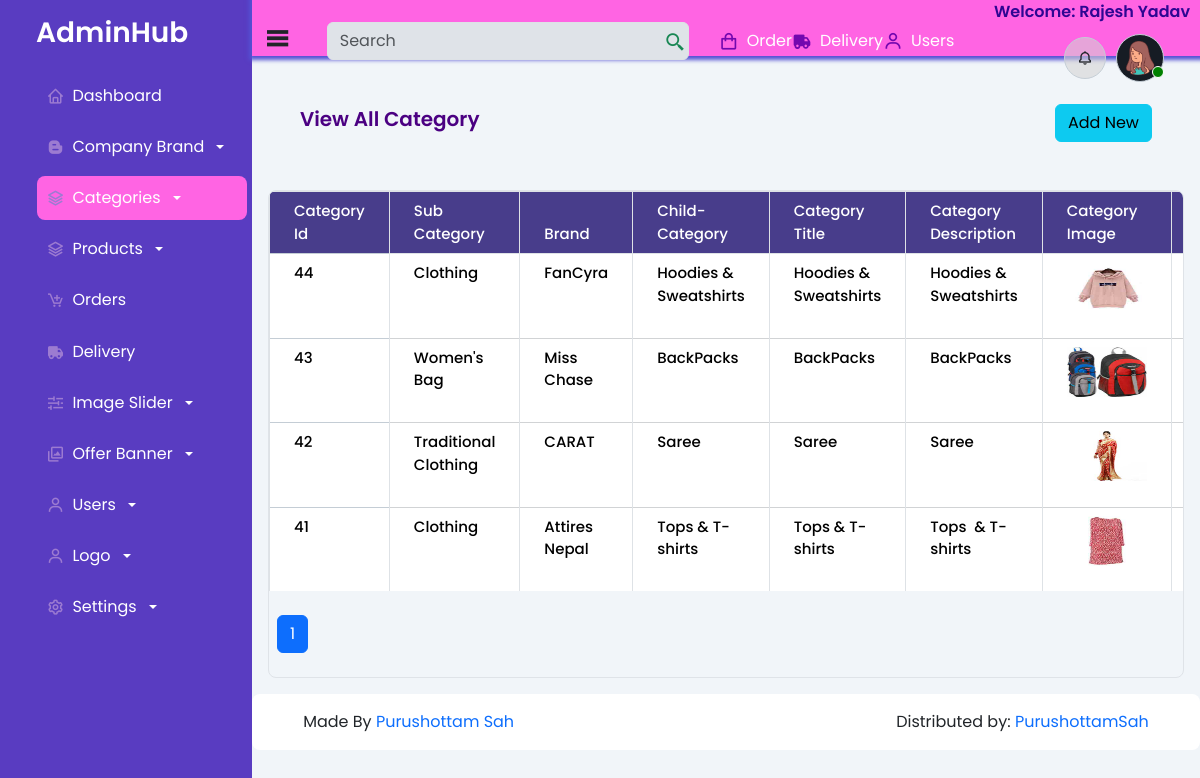
Screenshot of /admin/viewcategory.php (signed in) with the database file from the repository.
### tables this page shows
CREATE TABLE `categories_db` (
  `id` int(11) NOT NULL,
  `cate_name` int(11) NOT NULL,
  `cate_subcate` int(11) NOT NULL,
  `cate_subcate1` varchar(255) NOT NULL,
  `cate_subcate2` varchar(255) NOT NULL,
  `cate_slug_id` int(11) NOT NULL,
  `cate_desc` mediumtext NOT NULL,
  `cate_status` tinyint(4) NOT NULL DEFAULT 0,
  `cate_popular` tinyint(4) NOT NULL DEFAULT 0,
  `cate_img` varchar(255) NOT NULL,
  `cate_metatitle` varchar(255) NOT NULL,
  `cate_metadesc` text NOT NULL,
  `cate_metakeyword` varchar(1000) NOT NULL,
  `create_at` timestamp NOT NULL DEFAULT current_timestamp()
);

CREATE TABLE `subcate_db` (
  `sub_id` int(11) NOT NULL,
  `scate_name` varchar(255) NOT NULL,
  `c_catedesc` text NOT NULL,
  `s_cateimg` varchar(255) NOT NULL,
  `s_catestatus` tinyint(4) NOT NULL DEFAULT 0,
  `s_catepopular` tinyint(4) NOT NULL DEFAULT 0
);

CREATE TABLE `brand_db` (
  `b_id` int(11) NOT NULL,
  `b_name` varchar(255) NOT NULL,
  `b_image` varchar(255) NOT NULL,
  `b_metadesc` text NOT NULL,
  `b_status` tinyint(4) NOT NULL DEFAULT 0,
  `b_created_at` timestamp NOT NULL DEFAULT current_timestamp()
);

CREATE TABLE `child_cate_db` (
  `child_id` int(11) NOT NULL,
  `csubcate_name` varchar(255) NOT NULL,
  `c_catedesc` text NOT NULL,
  `c_cateimg` varchar(255) NOT NULL,
  `c_catepopular` tinyint(4) NOT NULL DEFAULT 0,
  `c_catestatus` tinyint(4) NOT NULL DEFAULT 0
);

### admin/viewcategory.php (the view, shortened to what this page needs)
<?php include "includes/header.php";
?>
<?php include "includes/sidebar.php" ?>
<?php include "includes/navbar.php" ?>
<section id="mainContent">
    <div class="viewcategory d-flex">
        <span>View All Category</span>
        <a href="addcategories.php"><span><button class="btn btn-info">Add New</button></span></a>
    </div>
    <div class="tableform">
        <div class="table-responsive">
            <table class="table table-striped table-hover table-bordered">
                <thead>
                    <tr class="bg-primary text-white order-header">
                        <th scope="col">Category Id</th>
                        <th scope="col">Sub Category</th>
                        <th scope="col">Brand</th>
                        <th scope="col">Child-Category</th>
                        <th scope="col">Category Title</th>
                        <th scope="col">Category Description</th>
                        <th scope="col">Category Image</th>
                        <th scope="col">Post Date</th>
                    </tr>
                </thead>
                <tbody>
                    <?php
                    $cate_limit = 5;
                    if (isset($_GET['page'])) {
                        $pages = $_GET['page'];
                    } else {
                        $pages = 1;
                    }
                    $offset = ($pages - 1) * $cate_limit;
                    require("process/config.php");
                    $viewcatesql = "SELECT * FROM categories_db
                    LEFT JOIN brand_db ON categories_db.cate_slug_id = brand_db.b_id
                    LEFT JOIN child_cate_db ON categories_db.cate_subcate = child_cate_db.child_id
                    LEFT JOIN subcate_db ON categories_db.cate_name = subcate_db.sub_id
                    ORDER BY categories_db.create_at DESC LIMIT $offset,$cate_limit";
                    $viewcatesql_query = mysqli_query($conn, $viewcatesql);
                    if ($viewcatesql_query->num_rows > 0) {
                        while ($row = $viewcatesql_query->fetch_assoc()) {
                    ?>
                            <tr>
                                <td><?= $row['id'] ?></td>
                                <td><?= $row['scate_name'] ?></td>
                                <td><?= $row['b_name'] ?></td>
                                <td><?= $row['csubcate_name'] ?></td>
                                <td><?= substr($row['cate_metatitle'], 0, 50) ?></td>
                                <td><?= substr($row['cate_metadesc'], 0, 50) ?></td>
                                <td><img src="process/upload/<?= $row['cate_img'] ?>" alt="viewcategoryImg" height="50" width="80"></td>
                                <td><?php echo date('d-Y-M', strtotime($row['create_at'])); ?></td>
                            </tr>
                    <?php
                        }
                    } else {
                        echo "<td><span>No Records Found!!</span></td>";
                    }
                    ?>
                </tbody>
            </table>
            <div class="table-pagination-bottom my-4 mx-2">
                <nav aria-label="Page navigation example">
                    <?php
                    require("process/config.php");
                    $cate_pagination = "SELECT * FROM categories_db LEFT JOIN brand_db ON categories_db.cate_slug_id = brand_db.b_name ORDER BY categories_db.create_at DESC";
                    $cate_pagination_query = mysqli_query($conn, $cate_pagination);
                    $cate_res = mysqli_num_rows($cate_pagination_query);
                    $cate_page = $cate_res;
                    $dispay_page = ceil($cate_page / $cate_limit);
                    ?>
                    <ul class="pagination">
                        <?php
                        for ($i = 1; $i <= $dispay_page; $i++) {
                            if ($i == $pages) {
                                $active = 'active';
                            } else {
                                $active = '';
                            }
                        ?>
                            <li class="page-item"><a class="page-link <?= $active ?>" href="viewcategory.php?page=<?= $i ?>"><?= $i ?></a></li>
                        <?php
                        }
                        ?>
                    </ul>
                </nav>
            </div>
        </div>
    </div>
</section>
<?php include "includes/footer.php" ?>

### admin/includes/header.php (shortened to what this page needs)
<!DOCTYPE html>
<html lang="en">
<head>
    <link rel="stylesheet" href="../css/jquery.bxslider.css">
    <link rel="stylesheet" href="../css/owl.carousel.min.css">
    <link rel="stylesheet" href="../css/owl.theme.default.min.css">
    <link rel="stylesheet" href="../css/bootstrap.min.css">
    <link rel="stylesheet" href="css/viewcategory.css">
    <link rel="stylesheet" href="css/bg.css">
    <link rel="stylesheet" href="//cdn.jsdelivr.net/npm/alertifyjs@1.13.1/build/css/alertify.min.css"/>
    <link rel="stylesheet" href="//cdn.jsdelivr.net/npm/alertifyjs@1.13.1/build/css/themes/bootstrap.min.css"/>
    <link rel="stylesheet" href="css/admins.css">
    <link rel="stylesheet" href="css/sidebar.css">
    <link rel="stylesheet" href="css/dashboards.css">
    <link rel="stylesheet" href="css/categories.css">
    <link rel="stylesheet" href="assets/responsive/main.css">
    <link href='https://unpkg.com/boxicons@2.1.4/css/boxicons.min.css' rel='stylesheet'>
    <link rel="stylesheet" href="https://cdnjs.cloudflare.com/ajax/libs/font-awesome/6.5.1/css/all.min.css">
</head>
<body>

### admin/includes/sidebar.php (shortened to what this page needs)
<?php
$side_page = substr($_SERVER['SCRIPT_NAME'], strrpos($_SERVER['SCRIPT_NAME'], '/') + 1);
?>
<div class="sidebar">
    <div class="side-title">
        AdminHub
    </div>
    <ul class="dashboard-component">
        <li class="dashboard-item <?= $side_page == 'admin.php' ? 'active' : '' ?>">
            <a href="admin.php">
                <i class="bx bx-home"></i>
                <span>Dashboard</span>
            </a>
        </li>
        <li class="dashboard-item <?= in_array($side_page, ['addbrand.php', 'viewbrand.php']) ? 'active' : ''; ?>">
            <div class="dropdown">
                <button class="btn btn-secondary dropdown-toggle" type="button" data-bs-toggle="dropdown" aria-expanded="false">
                    <i class='bx bxl-blogger'></i><span>Company Brand</span>
                </button>
            </div>
        </li>
        <li class="dashboard-item <?= in_array($side_page, ['addcategories.php', 'viewcategory.php']) ? 'active' : ''; ?>">
            <div class="dropdown">
                <button class="btn btn-secondary dropdown-toggle" type="button" data-bs-toggle="dropdown" aria-expanded="false">
                    <i class="bx bx-layer"></i><span>Categories</span>
                </button>
            </div>
        </li>
        <li class="dashboard-item <?= in_array($side_page, ['addproduct.php', 'viewproduct.php']) ? 'active' : ''; ?>">
            <div class="dropdown">
                <button class="btn btn-secondary dropdown-toggle" type="button" data-bs-toggle="dropdown" aria-expanded="false">
                    <i class="bx bx-layer"></i><span>Products</span>
                </button>
            </div>
        </li>
        <li class="dashboard-item">
            <a href="#"><i class="bx bx-cart-add"></i><span>Orders</span></a>
        </li>
        <li class="dashboard-item">
            <a href="#"><i class="bx bxs-truck"></i><span>Delivery</span></a>
        </li>
        <li class="dashboard-item <?= in_array($side_page, ['imageslider.php', 'viewslider.php']) ? 'active' : ''; ?>">
            <div class="dropdown">
                <button class="btn btn-secondary dropdown-toggle" type="button" data-bs-toggle="dropdown" aria-expanded="false">
                    <i class='bx bx-slider'></i><span>Image Slider</span>
                </button>
            </div>
        </li>
        <li class="dashboard-item <?= in_array($side_page, ['shop_banner.php', 'view_shop_banner.php']) ? 'active' : ''; ?>">
            <div class="dropdown">
                <button class="btn btn-secondary dropdown-toggle" type="button" data-bs-toggle="dropdown" aria-expanded="false">
                    <i class='bx bx-images'></i><span>Offer Banner</span>
                </button>
            </div>
        </li>
        <li class="dashboard-item <?= $side_page == 'manage_users.php' ? 'active' : '' ?>">
            <div class="dropdown">
                <button class="btn btn-secondary dropdown-toggle" type="button" data-bs-toggle="dropdown" aria-expanded="false">
                    <i class='bx bx-user'></i><span>Users</span>
                </button>
            </div>
        </li>
        <li class="dashboard-item <?= in_array($side_page, ['add_logo.php', 'view_logo.php']) ? 'active' : ''; ?>">
            <div class="dropdown">
                <button class="btn btn-secondary dropdown-toggle" type="button" data-bs-toggle="dropdown" aria-expanded="false">
                    <i class='bx bx-user'></i><span>Logo</span>
                </button>
            </div>
        </li>
        <li class="dashboard-item <?= $side_page == 'setting.php' ? 'active' : '' ?>">
            <div class="dropdown">
                <button class="btn btn-secondary dropdown-toggle" type="button" data-bs-toggle="dropdown" aria-expanded="false">
                    <i class='bx bx-cog'></i><span>Settings</span>
                </button>
            </div>
        </li>
    </ul>
</div>

### admin/includes/navbar.php (shortened to what this page needs)
<main>
    <div class="nav-widget">
        <div class="nav-content">
            <div class="nav-bar">
                <i class='bx bx-menu'></i>
            </div>
            <div class="nav-search">
                <form class="d-flex header-search" role="search">
                    <input class="form-control header-serachBar" type="search" placeholder="Search" aria-label="Search">
                    <button class="btn btn-outline-success searchBtn-top" type="submit">
                        <i class='bx bx-search-alt-2'></i>
                    </button>
                </form>
            </div>
            <div>
                <ul class="admin-header-info">
                    <li><a href="#"><i class='bx bx-shopping-bag'></i><span>Order</span></a></li>
                    <li><a href="#"><i class='bx bxs-truck'></i><span>Delivery</span></a></li>
                    <li><a href="#"><i class='bx bx-user'></i><span>Users</span></a></li>
                </ul>
            </div>
        </div>
        <div class="account">
            <div class="userName">
                <span>Welcome: <?php echo $_SESSION['uname']; ?></span>
            </div>
            <div class="user-notification">
                <i class='bx bx-bell'></i>
            </div>
            <div class="dropdown admin-profile">
                <img src="img/profile/profile.png" alt="profile">
            </div>
        </div>
    </div>

### admin/includes/footer.php (shortened to what this page needs)
<footer>
    <div class="designer">
        <span>Made By <a href="#">Purushottam Sah</a></span>
    </div>
    <div class="distributed">
        <span>Distributed by: <a href="#">PurushottamSah</a></span>
    </div>
</footer>
</main>
</body>
</html>

### admin/css/viewcategory.css (style rules this page uses)
.viewcategory { margin: 3rem 2rem; justify-content: space-between; }
.viewcategory span { font-size: 20px; color: indigo; font-weight: 600; }

### admin/css/sidebar.css (style rules this page uses)
ul.dashboard-component li span { text-transform: capitalize }

### admin/css/dashboards.css (style rules this page uses)
.header-section, #mainContent { margin: 1rem; }
.order-header { color: white !important; border-radius: 10px !important; }
table.table.table-striped.table-hover.table-bordered thead tr th { background: darkslateblue; color: white; }

### admin/css/categories.css (style rules this page uses)
form input.form-control, .ck.ck-editor__main>.ck-editor__editable:not(.ck-focused) { background: var(--bs-gray-300) !important; }

### admin/assets/responsive/main.css (style rules this page uses)
@media only screen and (max-width: 1200px) { tbody, td, tfoot, th, thead, tr { padding: 0.5rem 1.5rem !important; } }

### rows the page displays
categories_db: id "44", subcate_db.scate_name "Clothing", brand_db.b_name "FanCyra", child_cate_db.csubcate_name "Hoodies & Sweatshirts", cate_metatitle "Hoodies & Sweatshirts", cate_metadesc "Hoodies & Sweatshirts", cate_img (picture)
categories_db: id "43", subcate_db.scate_name "Women's Bag", brand_db.b_name "Miss Chase", child_cate_db.csubcate_name "BackPacks", cate_metatitle "BackPacks", cate_metadesc "BackPacks", cate_img (picture)
categories_db: id "42", subcate_db.scate_name "Traditional Clothing", brand_db.b_name "CARAT", child_cate_db.csubcate_name "Saree", cate_metatitle "Saree", cate_metadesc "Saree", cate_img (picture)
categories_db: id "41", subcate_db.scate_name "Clothing", brand_db.b_name "Attires Nepal", child_cate_db.csubcate_name "Tops & T-shirts", cate_metatitle "Tops & T-shirts", cate_metadesc "Tops & T-shirts", cate_img (picture)

### other values shown
$_SESSION['uname'] "Rajesh Yadav"
